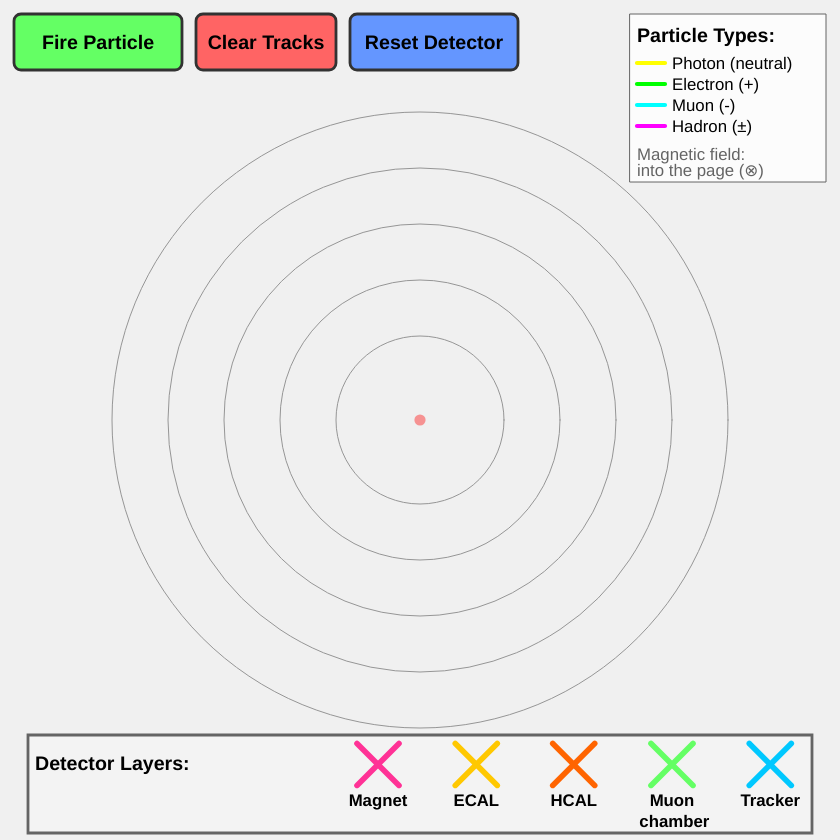
Frame 1 (no input)
Frame 60 (no input): identical to frame 1, image omitted
Frame 120 (the mouse pressed at the canvas centre since frame 60): identical to frame 1, image omitted

The p5.js sketch that drew this single still picture (run headless with seeded random() and noise() and a simulated clock; from frame 60 on, the mouse is pressed at the canvas centre):

// p5.js sketch
// ── sketch.js

let parts = [];          // Draggable detector layers/parts
let placedParts = [];    // Parts placed in the detector layers
let draggingPart = null; // Currently dragged part

// Radii for concentric detector layers
let layerRadii = [60, 100, 140, 180, 220];

// Responsive sizing variables
let canvasSize;
let scaleFactor;
let baseSize = 600; // Original design size

// UI Buttons (will be scaled)
let fireButton = {x: 10, y: 10, w: 120, h: 40};
let clearButton = {x: 140, y: 10, w: 100, h: 40};
let resetButton = {x: 250, y: 10, w: 120, h: 40};

// Particle simulation variables
let activeParticles = [];
let particleTrails = [];  // Temporary interaction effects (fade out)
let particlePaths = [];   // Permanent particle paths (curved tracks)

// Button helper functions
function isPointInButton(x, y, button) {
  return x >= button.x && x <= button.x + button.w && 
         y >= button.y && y <= button.y + button.h;
}

// Calculate toolbox positions for detector parts
function getToolboxPositions() {
  let toolboxY = canvasSize * 0.91;
  return [
    { name: "Magnet", x: canvasSize * 0.45, y: toolboxY },
    { name: "ECAL", x: canvasSize * 0.567, y: toolboxY },
    { name: "HCAL", x: canvasSize * 0.683, y: toolboxY },
    { name: "Muon\n chamber", x: canvasSize * 0.8, y: toolboxY },
    { name: "Tracker", x: canvasSize * 0.917, y: toolboxY }
  ];
}

// Update part positions to their toolbox locations
function updatePartsToToolbox() {
  let positions = getToolboxPositions();
  for (let i = 0; i < parts.length && i < positions.length; i++) {
    parts[i].x = positions[i].x;
    parts[i].y = positions[i].y;
  }
}

function scaleUIElements() {
  // Scale button positions and sizes
  fireButton.x = 10 * scaleFactor;
  fireButton.y = 10 * scaleFactor;
  fireButton.w = 120 * scaleFactor;
  fireButton.h = 40 * scaleFactor;
  
  clearButton.x = 140 * scaleFactor;
  clearButton.y = 10 * scaleFactor;
  clearButton.w = 100 * scaleFactor;
  clearButton.h = 40 * scaleFactor;
  
  resetButton.x = 250 * scaleFactor;
  resetButton.y = 10 * scaleFactor;
  resetButton.w = 120 * scaleFactor;
  resetButton.h = 40 * scaleFactor;
  
  // Scale layer radii
  for (let i = 0; i < layerRadii.length; i++) {
    layerRadii[i] = [60, 100, 140, 180, 220][i] * scaleFactor;
  }
}

function windowResized() {
  // Recalculate canvas size with orientation-aware layout
  let isPortrait = windowHeight > windowWidth;
  
  let maxWidth, maxHeight;
  
  if (isPortrait) {
    // Portrait: instructions on top
    maxWidth = windowWidth * 0.95;
    maxHeight = windowHeight * 0.70; // Leave space for top instructions
  } else {
    // Landscape: instructions on side
    maxWidth = windowWidth * 0.70; // Leave space for side instructions
    maxHeight = windowHeight * 0.95;
  }
  
  canvasSize = min(maxWidth, maxHeight);
  scaleFactor = canvasSize / baseSize;
  
  // Resize canvas
  resizeCanvas(canvasSize, canvasSize);
  
  // Rescale UI elements
  scaleUIElements();
  
  // Update part positions to current toolbox locations
  if (parts.length > 0) {
    updatePartsToToolbox();
  }
}

function drawButtons() {
  // Fire particle button
  fill(100, 255, 100);
  stroke(50);
  strokeWeight(2 * scaleFactor);
  rect(fireButton.x, fireButton.y, fireButton.w, fireButton.h, 5 * scaleFactor);
  
  fill(0);
  noStroke();
  textAlign(CENTER);
  textSize(max(12, 14 * scaleFactor)); // Minimum 12px for readability
  textStyle(BOLD);
  text("Fire Particle", fireButton.x + fireButton.w/2, fireButton.y + fireButton.h/2 + 5 * scaleFactor);
  
  // Clear tracks button
  fill(255, 100, 100);
  stroke(50);
  strokeWeight(2 * scaleFactor);
  rect(clearButton.x, clearButton.y, clearButton.w, clearButton.h, 5 * scaleFactor);
  
  fill(0);
  noStroke();
  textAlign(CENTER);
  textSize(max(12, 14 * scaleFactor)); // Minimum 12px for readability
  textStyle(BOLD);
  text("Clear Tracks", clearButton.x + clearButton.w/2, clearButton.y + clearButton.h/2 + 5 * scaleFactor);
  
  // Reset detector button
  fill(100, 150, 255);
  stroke(50);
  strokeWeight(2 * scaleFactor);
  rect(resetButton.x, resetButton.y, resetButton.w, resetButton.h, 5 * scaleFactor);
  
  fill(0);
  noStroke();
  textAlign(CENTER);
  textSize(max(12, 14 * scaleFactor)); // Minimum 12px for readability
  textStyle(BOLD);
  text("Reset Detector", resetButton.x + resetButton.w/2, resetButton.y + resetButton.h/2 + 5 * scaleFactor);
  
  strokeWeight(1); // Reset stroke weight
}

function setup() {
  // Calculate responsive canvas size accounting for instructions
  let isPortrait = windowHeight > windowWidth;
  
  let maxWidth, maxHeight;
  
  if (isPortrait) {
    // Portrait: instructions on top, use full width
    maxWidth = windowWidth * 0.95;
    maxHeight = windowHeight * 0.70; // Leave space for top instructions
  } else {
    // Landscape: instructions on side, leave space on left
    maxWidth = windowWidth * 0.70; // Leave space for side instructions
    maxHeight = windowHeight * 0.95;
  }
  
  // Keep square aspect ratio, choose smaller dimension
  canvasSize = min(maxWidth, maxHeight);
  scaleFactor = canvasSize / baseSize;
  
  createCanvas(canvasSize, canvasSize);
  
  // Attach canvas to the designated container
  let canvas = document.querySelector('canvas');
  let container = document.getElementById('canvas-container');
  if (container && canvas) {
    container.appendChild(canvas);
  }
  
  // Scale UI elements
  scaleUIElements();
  
  // Create draggable parts with their initial toolbox positions
  let positions = getToolboxPositions();
  parts.push(new Part(positions[0].name, color(255, 50, 150), positions[0].x, positions[0].y));
  parts.push(new Part(positions[1].name, color(255, 200, 0), positions[1].x, positions[1].y));
  parts.push(new Part(positions[2].name, color(255, 100, 0), positions[2].x, positions[2].y));
  parts.push(new Part(positions[3].name, color(100, 255, 100), positions[3].x, positions[3].y));
  parts.push(new Part(positions[4].name, color(0, 200, 255), positions[4].x, positions[4].y));
}

function draw() {
  background(240);
  
  // Draw detector outline
  noFill();
  stroke(150);
  for (let r of layerRadii) {
    ellipse(canvasSize/2, canvasSize/2, 2*r, 2*r);
  }
  
  // Draw placed parts
  for (let p of placedParts) {
    if (p) { // Only draw if part exists (not undefined)
      p.drawAt(canvasSize/2, canvasSize/2);
    }
  }
  
  // Draw permanent particle trails (curved paths)
  for (let path of particlePaths) {
    path.display();
  }
  
  // Update and draw active particles
  for (let i = activeParticles.length - 1; i >= 0; i--) {
    let particle = activeParticles[i];
    particle.update();
    particle.display();
    
    if (particle.isFinished()) {
      // Move particle's actual path to permanent display when particle finishes
      particlePaths.push(particle.path);
      activeParticles.splice(i, 1);
    }
  }
  
  // Draw temporary interaction effects (these still fade)
  for (let i = particleTrails.length - 1; i >= 0; i--) {
    let trail = particleTrails[i];
    trail.alpha -= 2; // Fade out
    if (trail.alpha <= 0) {
      particleTrails.splice(i, 1);
    } else {
      trail.display();
    }
  }
  
  // Draw detector parts toolbox with frame
  drawDetectorToolbox();
  
  // Draw draggable toolbox parts
  for (let p of parts) {
    p.display();
  }
  
  // Draw on-screen buttons
  drawButtons();
  
  // Draw particle legend
  drawParticleLegend();
  
//   // Instructions
//   noStroke();
//   fill(50);
//   textAlign(CENTER);
//   text("Press SPACE to simulate a particle collision →", width/2, 40);
//   text("Press C to clear all tracks", width/2, 60);
  
  // Draw collision point indicator
  if (frameCount % 60 < 30) { // Blinking effect
    fill(255, 0, 0, 100);
    noStroke();
    ellipse(canvasSize/2, canvasSize/2, 8 * scaleFactor, 8 * scaleFactor);
  }
}

function mousePressed() {
  // Check for button clicks first
  if (isPointInButton(mouseX, mouseY, fireButton)) {
    fireParticle();
    return; // Don't process drag if button was clicked
  }
  
  if (isPointInButton(mouseX, mouseY, clearButton)) {
    clearTracks();
    return; // Don't process drag if button was clicked
  }
  
  if (isPointInButton(mouseX, mouseY, resetButton)) {
    resetDetector();
    return; // Don't process drag if button was clicked
  }
  
  // Check for draggable parts
  for (let p of parts) {
    if (p.isMouseOver()) {
      draggingPart = p;
    }
  }
}

function mouseDragged() {
  if (draggingPart) {
    draggingPart.x = mouseX;
    draggingPart.y = mouseY;
  }
}

function mouseReleased() {
  if (draggingPart) {
    // Snap to closest ring if dropped near detector center
    let d = dist(mouseX, mouseY, canvasSize/2, canvasSize/2);
    for (let i = 0; i < layerRadii.length; i++) {
      if (abs(d - layerRadii[i]) < 20 * scaleFactor) {
        // Remove the part from any previous layer position
        for (let j = 0; j < placedParts.length; j++) {
          if (placedParts[j] === draggingPart) {
            placedParts[j] = null;
          }
        }
        // Place the part in the new layer
        placedParts[i] = draggingPart;
        draggingPart = null;
        return;
      }
    }
    draggingPart = null;
  }
}

function keyPressed() {
  if (key === " ") {
    fireParticle();
  } else if (key === "c" || key === "C") {
    clearTracks();
  } else if (key === "r" || key === "R") {
    resetDetector();
  }
}

function touchStarted() {
  // Handle touch events the same way as mouse events for buttons
  if (isPointInButton(mouseX, mouseY, fireButton)) {
    fireParticle();
    return false; // Prevent default touch behavior
  }
  
  if (isPointInButton(mouseX, mouseY, clearButton)) {
    clearTracks();
    return false; // Prevent default touch behavior
  }
  
  if (isPointInButton(mouseX, mouseY, resetButton)) {
    resetDetector();
    return false; // Prevent default touch behavior
  }
  
  // Handle dragging for touch devices
  for (let p of parts) {
    if (p.isMouseOver()) {
      draggingPart = p;
      return false; // Prevent default touch behavior
    }
  }
}

function clearTracks() {
  particleTrails = [];
  particlePaths = [];
  console.log("All tracks cleared!");
}

function resetDetector() {
  // Clear all tracks first
  clearTracks();
  
  // Get current toolbox positions
  let toolboxPositions = getToolboxPositions();
  
  // Move all placed parts back to their toolbox positions
  for (let part of placedParts) {
    if (part) { // Check if part exists (not undefined)
      // Find the toolbox position for this part type
      let toolboxPos = toolboxPositions.find(pos => pos.name === part.name);
      if (toolboxPos) {
        part.x = toolboxPos.x;
        part.y = toolboxPos.y;
      }
    }
  }
  
  // Clear the placed parts array
  placedParts = [];
  
  console.log("Detector reset to empty state!");
}

function drawParticleLegend() {
  let legendWidth = 140 * scaleFactor;
  let legendHeight = 120 * scaleFactor;
  let legendX = canvasSize - legendWidth - (10 * scaleFactor);
  let legendY = 10 * scaleFactor;
  
  // Legend background
  fill(255, 255, 255, 200);
  stroke(100);
  strokeWeight(1);
  rect(legendX, legendY, legendWidth, legendHeight);
  
  // Legend title
  fill(0);
  noStroke();
  textAlign(LEFT);
  textSize(max(12, 14 * scaleFactor));
  textStyle(BOLD);
  text("Particle Types:", legendX + (5 * scaleFactor), legendY + (20 * scaleFactor));
  
  textSize(max(10, 12 * scaleFactor));
  textStyle(NORMAL);
  
  let lineY = legendY + (35 * scaleFactor);
  let lineSpacing = 15 * scaleFactor;
  
  // Photon entry
  stroke(255, 255, 0);
  strokeWeight(3 * scaleFactor);
  line(legendX + (5 * scaleFactor), lineY, legendX + (25 * scaleFactor), lineY);
  fill(0);
  noStroke();
  text("Photon (neutral)", legendX + (30 * scaleFactor), lineY + (4 * scaleFactor));
  
  lineY += lineSpacing;
  // Electron entry
  stroke(0, 255, 0);
  strokeWeight(3 * scaleFactor);
  line(legendX + (5 * scaleFactor), lineY, legendX + (25 * scaleFactor), lineY);
  fill(0);
  noStroke();
  text("Electron (+)", legendX + (30 * scaleFactor), lineY + (4 * scaleFactor));
  
  lineY += lineSpacing;
  // Muon entry
  stroke(0, 255, 255);
  strokeWeight(3 * scaleFactor);
  line(legendX + (5 * scaleFactor), lineY, legendX + (25 * scaleFactor), lineY);
  fill(0);
  noStroke();
  text("Muon (-)", legendX + (30 * scaleFactor), lineY + (4 * scaleFactor));
  
  lineY += lineSpacing;
  // Hadron entry
  stroke(255, 0, 255);
  strokeWeight(3 * scaleFactor);
  line(legendX + (5 * scaleFactor), lineY, legendX + (25 * scaleFactor), lineY);
  fill(0);
  noStroke();
  text("Hadron (±)", legendX + (30 * scaleFactor), lineY + (4 * scaleFactor));
  
  // Magnetic field note
  textSize(max(9, 12 * scaleFactor));
  fill(100);
  text("Magnetic field:", legendX + (5 * scaleFactor), lineY + (24 * scaleFactor));
  text("into the page (⊗)", legendX + (5 * scaleFactor), lineY + (36 * scaleFactor));
  
  strokeWeight(1); // Reset stroke weight
}

function drawDetectorToolbox() {
  let toolboxX = 20 * scaleFactor;
  let toolboxY = canvasSize * 0.875; // 87.5% down the canvas
  let toolboxW = canvasSize - (40 * scaleFactor); // Full width minus margins
  let toolboxH = 70 * scaleFactor;
  
  // Draw rectangle around detector parts area
  stroke(100);
  strokeWeight(2 * scaleFactor);
  fill(255, 255, 255, 50); // Light transparent background
  rect(toolboxX, toolboxY, toolboxW, toolboxH);
  
  // Label for detector parts
  fill(0);
  noStroke();
  textAlign(LEFT);
  textSize(max(12, 14 * scaleFactor));
  textStyle(BOLD);
  text("Detector Layers:", toolboxX + (5 * scaleFactor), toolboxY + (25 * scaleFactor));
  
  strokeWeight(1); // Reset stroke weight
}

// Enhanced particle simulation
function fireParticle() {
  let types = ["photon", "muon", "hadron", "electron"];
  let particleType = random(types);
  console.log("Particle fired:", particleType);
  
  // Create new particle from center with random direction
  let particle = new Particle(particleType, canvasSize/2, canvasSize/2);
  activeParticles.push(particle);
}

// --- Part class ---
class Part {
  constructor(name, c, x, y) {
    this.name = name;
    this.c = c; // color
    this.x = x; // x-coordinate
    this.y = y; // y-coordinate
  }
  
  display() {
    // Draw an "X" to represent the detector part
    stroke(this.c);
    strokeWeight(4 * scaleFactor);
    let size = 15 * scaleFactor; // Half the size of the X
    
    // Draw the X with two diagonal lines
    line(this.x - size, this.y - size, this.x + size, this.y + size); // Top-left to bottom-right
    line(this.x - size, this.y + size, this.x + size, this.y - size); // Bottom-left to top-right
    
    // Draw the text label
    fill(0);
    noStroke();
    textAlign(CENTER);
    textSize(max(10, 12 * scaleFactor));
    text(this.name, this.x, this.y + 30 * scaleFactor);
  }
  
  isMouseOver() {
    return dist(mouseX, mouseY, this.x, this.y) < 20 * scaleFactor;
  }
  
  drawAt(cx, cy) {
    noFill();
    stroke(this.c);
    strokeWeight(8 * scaleFactor);
    ellipse(cx, cy, 2*layerRadii[placedParts.indexOf(this)], 2*layerRadii[placedParts.indexOf(this)]);
    strokeWeight(1);
  }
  
  showInteraction(particle, r) {
    noStroke();
    fill(this.c);
    if (this.name === "ECAL" && particle === "photon") {
      ellipse(width/2, height/2, r/2, r/2);
    }
    if (this.name === "Muon" && particle === "muon") {
      ellipse(width/2, height/2, r/3, r/3);
    }
    if (this.name === "HCAL" && particle === "hadron") {
      ellipse(width/2, height/2, r/2, r/2);
    }
  }
}

// --- Particle class ---
class Particle {
  constructor(type, x, y) {
    this.type = type;
    this.x = x;
    this.y = y;
    this.startX = x;
    this.startY = y;
    
    // Random direction from center (collision simulation)
    this.angle = random(TWO_PI);
    this.speed = 3;
    this.vx = cos(this.angle) * this.speed;
    this.vy = sin(this.angle) * this.speed;
    
    this.finished = false;
    this.interactions = [];
    this.insideMagnet = false;
    this.fringingSteps = 0; // Counter for fringe field effect
    this.maxFringingSteps = 100; // How long the fringe effect lasts
    
    // Charge and magnetic properties
    if (type === "photon") {
      this.charge = 0; // Neutral - not affected by magnetic field
      this.color = color(255, 255, 0); // Yellow
    } else if (type === "muon") {
      this.charge = -1; // Negatively charged
      this.color = color(0, 255, 255); // Cyan
    } else if (type === "electron") {
      this.charge = 1; // Positively charged (as requested)
      this.color = color(0, 255, 0); // Green
    } else { // hadron (assume charged hadron like pion)
      this.charge = random() > 0.5 ? 1 : -1; // Randomly positive or negative
      this.color = color(255, 0, 255); // Magenta
    }
    
    // Create a path object to store the actual trajectory (after color is set)
    this.path = new ParticlePath(this.color, this.type);
    this.path.addPoint(this.x, this.y);
  }
  
  update() {
    if (this.finished) return;
    
    // Check if we're inside a magnetic field
    let distFromCenter = dist(this.x, this.y, canvasSize/2, canvasSize/2);
    let wasInsideMagnet = this.insideMagnet;
    this.insideMagnet = false;
    
    // Check if we're in a magnet layer
    for (let i = 0; i < placedParts.length; i++) {
      let part = placedParts[i];
      if (part && part.name === "Magnet") {
        if (distFromCenter <= layerRadii[i]) {
          this.insideMagnet = true;
          break;
        }
      }
    }
    
    // Apply magnetic field effect to charged particles
    if (this.charge !== 0) {
      let magneticStrength = 0.05; // Adjust this to make curves stronger/weaker
      
      if (this.insideMagnet) {
        // Curve in one direction inside magnet
        let perpAngle = atan2(this.vy, this.vx) - PI/2; // Changed from +PI/2 to -PI/2
        this.vx += cos(perpAngle) * magneticStrength * this.charge;
        this.vy += sin(perpAngle) * magneticStrength * this.charge;
        this.fringingSteps = 0; // Reset fringing counter when inside
      } else if (wasInsideMagnet || this.fringingSteps > 0) {
        // Apply fringe field effect - curve in opposite direction when exiting magnet
        if (wasInsideMagnet) {
          this.fringingSteps = this.maxFringingSteps; // Start fringing effect
        }
        
        if (this.fringingSteps > 0) {
          // Fringe field strength decreases with distance from magnet
          let fringeStrength = magneticStrength * 1.2 * (this.fringingSteps / this.maxFringingSteps);
          let perpAngle = atan2(this.vy, this.vx) + PI/2; // Changed to +PI/2 (opposite of main field)
          this.vx += cos(perpAngle) * fringeStrength * this.charge;
          this.vy += sin(perpAngle) * fringeStrength * this.charge;
          this.fringingSteps--;
        }
      }
      
      // Normalize speed to keep constant velocity magnitude
      let currentSpeed = sqrt(this.vx * this.vx + this.vy * this.vy);
      if (currentSpeed > 0) {
        this.vx = (this.vx / currentSpeed) * this.speed;
        this.vy = (this.vy / currentSpeed) * this.speed;
      }
    }
    
    // Move in the current direction
    this.x += this.vx;
    this.y += this.vy;
    
    // Record the new position in the path
    this.path.addPoint(this.x, this.y);
    
    // Check for interactions with detector layers
    for (let i = 0; i < placedParts.length; i++) {
      let part = placedParts[i];
      if (part && abs(distFromCenter - layerRadii[i]) < 5 * scaleFactor) {
        // Check if we haven't already interacted with this layer
        if (!this.interactions.includes(i)) {
          this.interactions.push(i);
          this.createInteraction(part, i);
        }
      }
    }
    
    // Particle disappears when it reaches canvas edge
    if (this.x < 0 || this.x > canvasSize || this.y < 0 || this.y > canvasSize) {
      this.finished = true;
      // Don't add trail here - it will be added in draw() when particle finishes
    }
  }
  
  display() {
    // Draw particle
    fill(this.color);
    noStroke();
    ellipse(this.x, this.y, 8 * scaleFactor, 8 * scaleFactor);
    
    // Draw current path (live trail)
    this.path.display();
  }
  
  createInteraction(part, layerIndex) {
    let shouldInteract = false;
    let interactionColor = part.c;
    
    // Determine if particle interacts with this detector layer
    if (this.type === "photon" || this.type === "electron") {
      // Photons and electrons get absorbed in all dense materials except tracker
      if (part.name !== "Tracker") {
        shouldInteract = true;
        this.finished = true; // Photon/electron gets absorbed
      }
    } else if (this.type === "hadron") {
      // Hadrons get absorbed in HCAL, Magnet, and Muon chamber
      if (part.name === "HCAL" || part.name === "Magnet" || part.name === "Muon") {
        shouldInteract = true;
        this.finished = true; // Hadron gets absorbed
      } else if (part.name === "ECAL") {
        shouldInteract = true;
        // Hadron interacts with ECAL but doesn't get fully absorbed (some energy loss)
      }
    } else if (this.type === "muon") {
      // Muons pass through most detectors but leave signals
      if (part.name === "Muon") {
        shouldInteract = true;
        // Muon passes through but leaves a signal in muon chamber
      }
    }    
    if (shouldInteract) {
      // Create visual interaction effect
      for (let i = 0; i < 20; i++) {
        let angle = random(TWO_PI);
        let radius = random(10, 30);
        let fx = this.x + cos(angle) * radius;
        let fy = this.y + sin(angle) * radius;
        particleTrails.push(new InteractionEffect(fx, fy, interactionColor));
      }
    }
  }
  
  isFinished() {
    return this.finished;
  }
}

// --- Interaction Effect class ---
class InteractionEffect {
  constructor(x, y, c) {
    this.x = x;
    this.y = y;
    this.color = c;
    this.alpha = 255;
    this.size = random(3, 8);
  }
  
  display() {
    fill(red(this.color), green(this.color), blue(this.color), this.alpha);
    noStroke();
    ellipse(this.x, this.y, this.size, this.size);
  }
}

// --- Particle Path class ---
class ParticlePath {
  constructor(color, particleType) {
    this.points = [];
    this.color = color;
    this.particleType = particleType;
  }
  
  addPoint(x, y) {
    this.points.push({x: x, y: y});
  }
  
  display() {
    if (this.points.length < 2) return;
    
    stroke(red(this.color), green(this.color), blue(this.color), 200);
    strokeWeight(2);
    noFill();
    
    if (this.particleType === "photon") {
      // Draw dashed line for photons
      this.drawDashedPath();
    } else {
      // Draw solid line for other particles
      beginShape();
      for (let i = 0; i < this.points.length; i++) {
        vertex(this.points[i].x, this.points[i].y);
      }
      endShape();
    }
  }
  
  drawDashedPath() {
    let dashLength = 8;
    let gapLength = 8;
    let totalLength = 0;
    
    // First, calculate total path length and create accumulated distance array
    let accumulatedDistances = [0];
    for (let i = 0; i < this.points.length - 1; i++) {
      let segmentLength = dist(this.points[i].x, this.points[i].y, 
                              this.points[i + 1].x, this.points[i + 1].y);
      totalLength += segmentLength;
      accumulatedDistances.push(totalLength);
    }
    
    // Now draw dashes along the total path
    let currentDistance = 0;
    let dashOn = true;
    
    while (currentDistance < totalLength) {
      let nextDistance = currentDistance + (dashOn ? dashLength : gapLength);
      if (nextDistance > totalLength) nextDistance = totalLength;
      
      if (dashOn) {
        // Find start and end points for this dash
        let startPoint = this.getPointAtDistance(currentDistance, accumulatedDistances);
        let endPoint = this.getPointAtDistance(nextDistance, accumulatedDistances);
        
        if (startPoint && endPoint) {
          line(startPoint.x, startPoint.y, endPoint.x, endPoint.y);
        }
      }
      
      currentDistance = nextDistance;
      dashOn = !dashOn;
    }
  }
  
  getPointAtDistance(targetDistance, accumulatedDistances) {
    // Find which segment contains this distance
    for (let i = 0; i < accumulatedDistances.length - 1; i++) {
      if (targetDistance <= accumulatedDistances[i + 1]) {
        let segmentStart = accumulatedDistances[i];
        let segmentEnd = accumulatedDistances[i + 1];
        let segmentLength = segmentEnd - segmentStart;
        
        if (segmentLength === 0) return this.points[i];
        
        let ratio = (targetDistance - segmentStart) / segmentLength;
        
        return {
          x: lerp(this.points[i].x, this.points[i + 1].x, ratio),
          y: lerp(this.points[i].y, this.points[i + 1].y, ratio)
        };
      }
    }
    
    return this.points[this.points.length - 1];
  }
}
